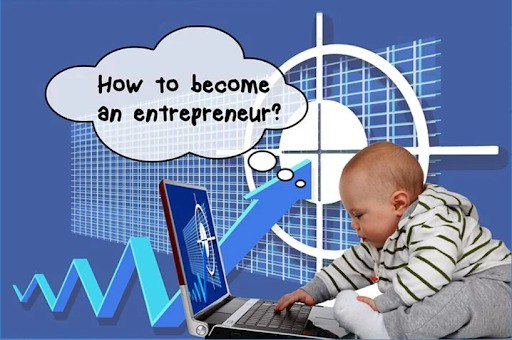
#> input picture Python/Lab1/image.webp, 512 x 340 px
$ python image_processor.py
#> lines starting #> are read from the running program, lines starting #| are printed output that depends on the picture
import cv2
import matplotlib.pyplot as plt
import os

class ImageHandler:
    def __init__(self, file_path):
#> called with file_path = 'image.webp'
        self.img = cv2.imread(file_path, cv2.IMREAD_GRAYSCALE)
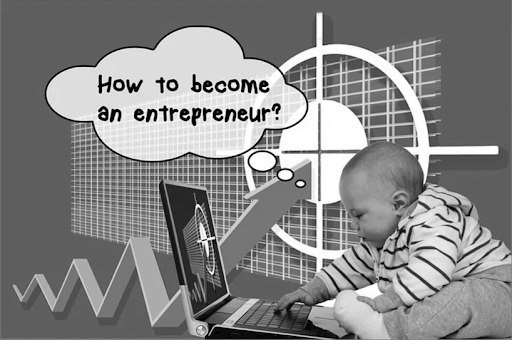
#> self.img: shape (340, 512); min 0, max 255, mean 133.6

        if self.img is None:
            raise FileNotFoundError(f"Критична помилка: Файл '{file_path}' не знайдено або формат не підтримується.")

    def save(self, new_path):
        cv2.imwrite(new_path, self.img)
        print(f"Зображення збережено як: {new_path}")

    def display(self, title="Grayscale image"):
        plt.figure(figsize=(8, 6))
        plt.imshow(self.img, cmap='gray')
        plt.title(title)
        plt.axis('off')
        plt.show()

    def __del__(self):
        print("Обробка завершена.")

try:
    input_filename = "image.webp"

    my_image = ImageHandler(input_filename)

    my_image.save("image_grayscale.webp")
    my_image.display("Grayscale image")

except Exception as e:
    print(f"Помилка: {e}")
